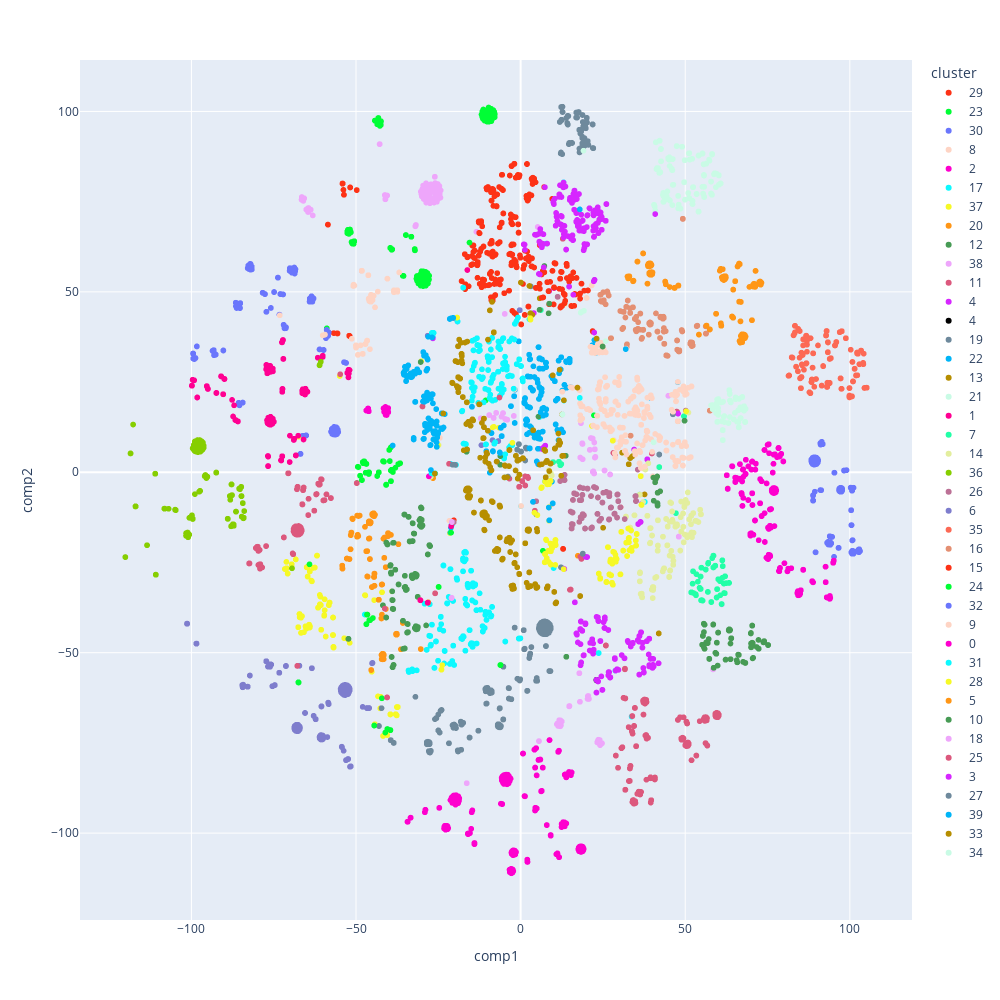

Here is the notebook cell this chart was saved with:
### Code cell
# 시각화를 위한 설정
plt.figure(figsize=(10, 10))

# 각 데이터 포인트를 플롯
fig = px.scatter(data_frame = kmean_tsne_df, x = 'comp1', y = 'comp2', color = 'cluster', color_discrete_sequence= px.colors.qualitative.Light24, hover_data=['sequence_converted'])

fig.add_trace(px.scatter(sample, x='comp1', y='comp2', color='cluster', color_discrete_sequence=['black']).data[0])

fig.update_layout(width = 1000, height = 1000)
fig.show()

import plotly.offline as pyo
pyo.plot(fig, filename='Kmeans_cluster_pretrained_40.html')
